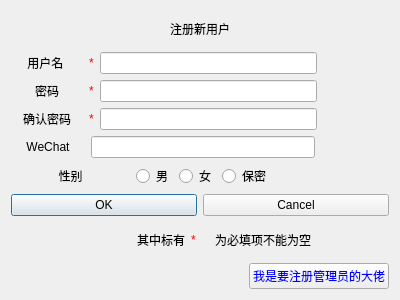
<?xml version="1.0" encoding="UTF-8"?>
<ui version="4.0">
 <class>RegistWin</class>
 <widget class="QDialog" name="RegistWin">
  <property name="geometry">
   <rect>
    <x>0</x>
    <y>0</y>
    <width>400</width>
    <height>300</height>
   </rect>
  </property>
  <property name="windowTitle">
   <string>Dialog</string>
  </property>
  <layout class="QVBoxLayout" name="verticalLayout_3">
   <item>
    <layout class="QVBoxLayout" name="verticalLayout_2">
     <item>
      <widget class="QLabel" name="label_4">
       <property name="styleSheet">
        <string notr="true">font: 18pt &quot;华文琥珀&quot;;</string>
       </property>
       <property name="text">
        <string>注册新用户</string>
       </property>
       <property name="textFormat">
        <enum>Qt::PlainText</enum>
       </property>
       <property name="alignment">
        <set>Qt::AlignCenter</set>
       </property>
      </widget>
     </item>
     <item>
      <layout class="QVBoxLayout" name="verticalLayout">
       <item>
        <layout class="QHBoxLayout" name="horizontalLayout" stretch="2,0,6,2">
         <item>
          <widget class="QLabel" name="label">
           <property name="sizePolicy">
            <sizepolicy hsizetype="Expanding" vsizetype="Preferred">
             <horstretch>0</horstretch>
             <verstretch>0</verstretch>
            </sizepolicy>
           </property>
           <property name="styleSheet">
            <string notr="true"/>
           </property>
           <property name="text">
            <string>用户名 </string>
           </property>
           <property name="alignment">
            <set>Qt::AlignCenter</set>
           </property>
          </widget>
         </item>
         <item>
          <widget class="QLabel" name="label_7">
           <property name="styleSheet">
            <string notr="true">color: rgb(255, 0, 0);</string>
           </property>
           <property name="text">
            <string>*</string>
           </property>
          </widget>
         </item>
         <item>
          <widget class="QLineEdit" name="username_LE"/>
         </item>
         <item>
          <spacer name="horizontalSpacer">
           <property name="orientation">
            <enum>Qt::Horizontal</enum>
           </property>
           <property name="sizeHint" stdset="0">
            <size>
             <width>40</width>
             <height>20</height>
            </size>
           </property>
          </spacer>
         </item>
        </layout>
       </item>
       <item>
        <layout class="QHBoxLayout" name="horizontalLayout_2" stretch="2,0,6,2">
         <item>
          <widget class="QLabel" name="label_2">
           <property name="sizePolicy">
            <sizepolicy hsizetype="Expanding" vsizetype="Preferred">
             <horstretch>0</horstretch>
             <verstretch>0</verstretch>
            </sizepolicy>
           </property>
           <property name="text">
            <string>密码</string>
           </property>
           <property name="alignment">
            <set>Qt::AlignCenter</set>
           </property>
          </widget>
         </item>
         <item>
          <widget class="QLabel" name="label_8">
           <property name="styleSheet">
            <string notr="true">color: rgb(255, 0, 0);</string>
           </property>
           <property name="text">
            <string>*</string>
           </property>
          </widget>
         </item>
         <item>
          <widget class="QLineEdit" name="password_LE">
           <property name="alignment">
            <set>Qt::AlignLeading|Qt::AlignLeft|Qt::AlignVCenter</set>
           </property>
          </widget>
         </item>
         <item>
          <spacer name="horizontalSpacer_2">
           <property name="orientation">
            <enum>Qt::Horizontal</enum>
           </property>
           <property name="sizeHint" stdset="0">
            <size>
             <width>40</width>
             <height>20</height>
            </size>
           </property>
          </spacer>
         </item>
        </layout>
       </item>
       <item>
        <layout class="QHBoxLayout" name="horizontalLayout_3" stretch="2,0,6,2">
         <item>
          <widget class="QLabel" name="label_3">
           <property name="sizePolicy">
            <sizepolicy hsizetype="Expanding" vsizetype="Preferred">
             <horstretch>0</horstretch>
             <verstretch>0</verstretch>
            </sizepolicy>
           </property>
           <property name="text">
            <string>确认密码</string>
           </property>
           <property name="alignment">
            <set>Qt::AlignCenter</set>
           </property>
          </widget>
         </item>
         <item>
          <widget class="QLabel" name="label_9">
           <property name="styleSheet">
            <string notr="true">color: rgb(255, 0, 0);</string>
           </property>
           <property name="text">
            <string>*</string>
           </property>
          </widget>
         </item>
         <item>
          <widget class="QLineEdit" name="confirm_password_LE"/>
         </item>
         <item>
          <spacer name="horizontalSpacer_3">
           <property name="orientation">
            <enum>Qt::Horizontal</enum>
           </property>
           <property name="sizeHint" stdset="0">
            <size>
             <width>40</width>
             <height>20</height>
            </size>
           </property>
          </spacer>
         </item>
        </layout>
       </item>
       <item>
        <layout class="QHBoxLayout" name="horizontalLayout_5" stretch="2,6,2">
         <item>
          <widget class="QLabel" name="label_6">
           <property name="sizePolicy">
            <sizepolicy hsizetype="Expanding" vsizetype="Preferred">
             <horstretch>0</horstretch>
             <verstretch>0</verstretch>
            </sizepolicy>
           </property>
           <property name="text">
            <string>WeChat</string>
           </property>
           <property name="alignment">
            <set>Qt::AlignCenter</set>
           </property>
          </widget>
         </item>
         <item>
          <widget class="QLineEdit" name="WeChat_LE"/>
         </item>
         <item>
          <spacer name="horizontalSpacer_5">
           <property name="orientation">
            <enum>Qt::Horizontal</enum>
           </property>
           <property name="sizeHint" stdset="0">
            <size>
             <width>40</width>
             <height>20</height>
            </size>
           </property>
          </spacer>
         </item>
        </layout>
       </item>
      </layout>
     </item>
     <item>
      <layout class="QHBoxLayout" name="horizontalLayout_4" stretch="2,0,0,0,2">
       <item>
        <widget class="QLabel" name="label_5">
         <property name="sizePolicy">
          <sizepolicy hsizetype="Expanding" vsizetype="Preferred">
           <horstretch>0</horstretch>
           <verstretch>0</verstretch>
          </sizepolicy>
         </property>
         <property name="text">
          <string>性别</string>
         </property>
         <property name="alignment">
          <set>Qt::AlignCenter</set>
         </property>
        </widget>
       </item>
       <item>
        <widget class="QRadioButton" name="male">
         <property name="text">
          <string>男</string>
         </property>
        </widget>
       </item>
       <item>
        <widget class="QRadioButton" name="female">
         <property name="text">
          <string>女</string>
         </property>
        </widget>
       </item>
       <item>
        <widget class="QRadioButton" name="secret">
         <property name="text">
          <string>保密</string>
         </property>
        </widget>
       </item>
       <item>
        <spacer name="horizontalSpacer_4">
         <property name="orientation">
          <enum>Qt::Horizontal</enum>
         </property>
         <property name="sizeHint" stdset="0">
          <size>
           <width>40</width>
           <height>20</height>
          </size>
         </property>
        </spacer>
       </item>
      </layout>
     </item>
     <item>
      <layout class="QHBoxLayout" name="horizontalLayout_6">
       <item>
        <widget class="QPushButton" name="OK_btn">
         <property name="text">
          <string>OK</string>
         </property>
        </widget>
       </item>
       <item>
        <widget class="QPushButton" name="Cancel_btn">
         <property name="text">
          <string>Cancel</string>
         </property>
        </widget>
       </item>
      </layout>
     </item>
     <item>
      <layout class="QHBoxLayout" name="horizontalLayout_7" stretch="10,1,10">
       <item>
        <widget class="QLabel" name="label_10">
         <property name="text">
          <string>其中标有</string>
         </property>
         <property name="alignment">
          <set>Qt::AlignRight|Qt::AlignTrailing|Qt::AlignVCenter</set>
         </property>
        </widget>
       </item>
       <item>
        <widget class="QLabel" name="label_11">
         <property name="styleSheet">
          <string notr="true">color: rgb(255, 0, 0);</string>
         </property>
         <property name="text">
          <string>*</string>
         </property>
        </widget>
       </item>
       <item>
        <widget class="QLabel" name="label_12">
         <property name="text">
          <string>为必填项不能为空</string>
         </property>
        </widget>
       </item>
      </layout>
     </item>
     <item>
      <layout class="QHBoxLayout" name="horizontalLayout_8">
       <item>
        <spacer name="horizontalSpacer_6">
         <property name="orientation">
          <enum>Qt::Horizontal</enum>
         </property>
         <property name="sizeHint" stdset="0">
          <size>
           <width>40</width>
           <height>20</height>
          </size>
         </property>
        </spacer>
       </item>
       <item>
        <widget class="QPushButton" name="RegistAdmin_btn">
         <property name="styleSheet">
          <string notr="true">color: rgb(0, 0, 255);</string>
         </property>
         <property name="text">
          <string>我是要注册管理员的大佬</string>
         </property>
        </widget>
       </item>
      </layout>
     </item>
    </layout>
   </item>
  </layout>
 </widget>
 <resources/>
 <connections/>
</ui>
